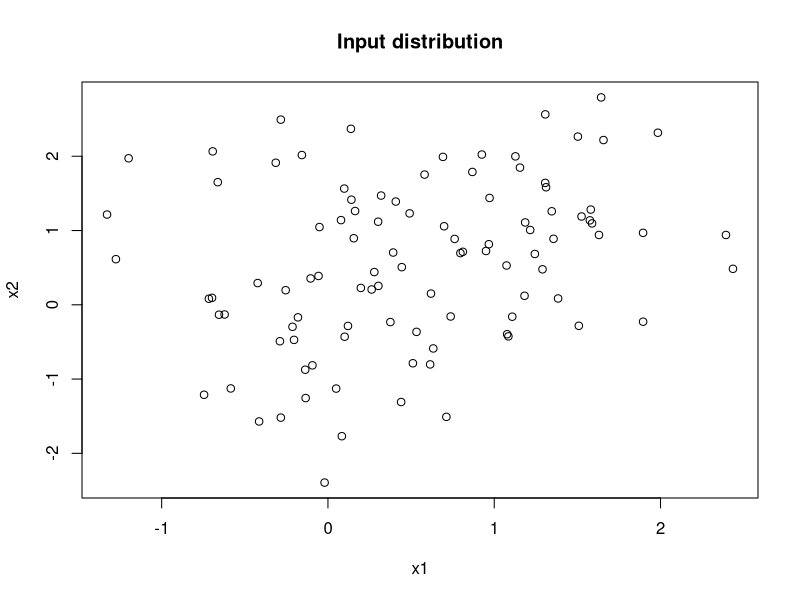
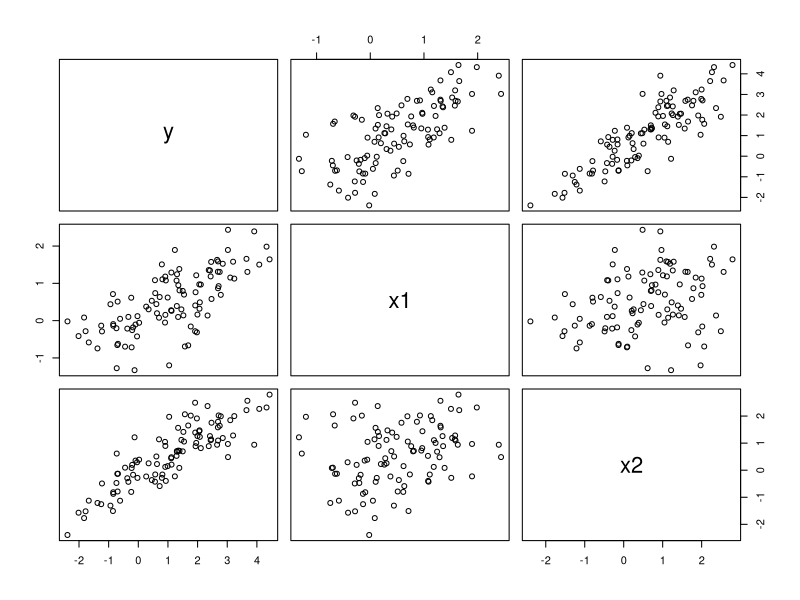
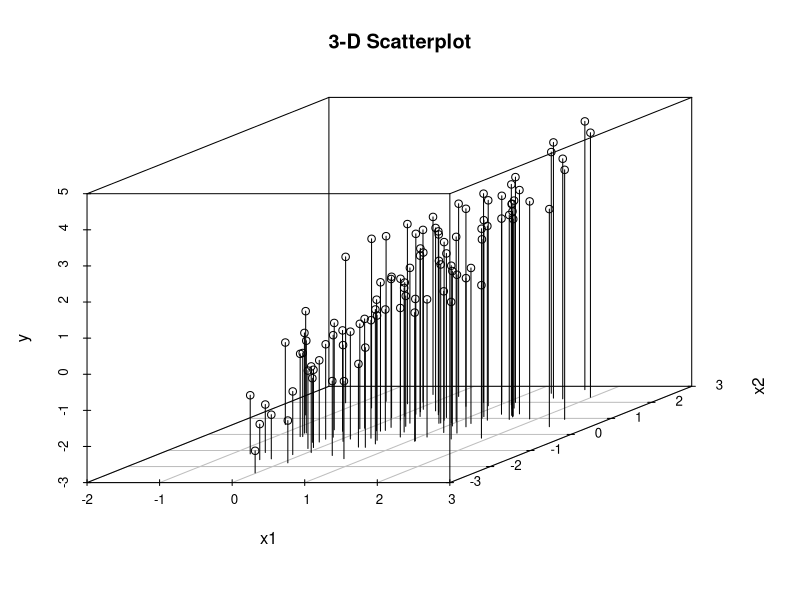
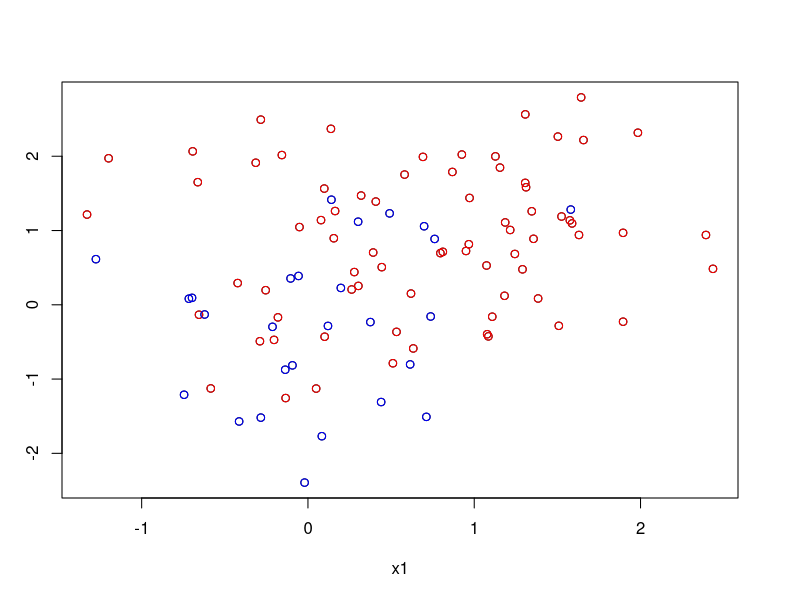
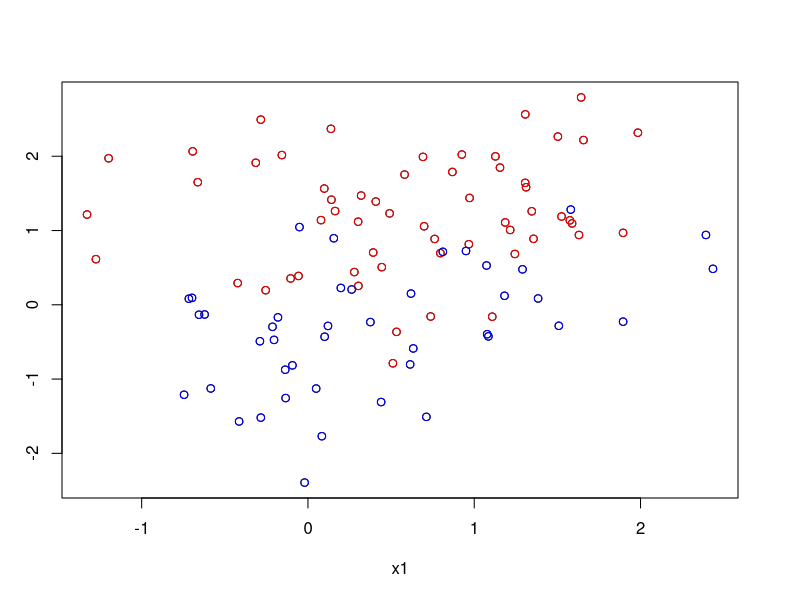

Write the R code that produced these figures, in order. (Note: this script raises an error after producing the figures.)
## ---- chunk 1
rm(list=ls())
library(mvtnorm) ## multivariate normal density and random generator
library(scatterplot3d)
library(rlang)

cols=rep(c("red","green","blue","magenta","black","yellow"),3)


## returns the density of a mixture of gaussians
## if m=1 it returns the gaussian density
dmixture<-function(X, m=3){
  N=NROW(X)
  n<-NCOL(X)
  w=runif(m)
  w=w/sum(w)  
  
  centers=array(rnorm(m*n),c(m,n))
  sds=array(runif(m*n),c(m,n))
  
  dens<-numeric(N)
  for (i in 1:m)
    dens=dens+w[i]*dmvnorm(X,mean=centers[i,],sigma=diag(sds[i,]))
  
  return(dens)
}
## ---- chunk 2
S= 10000 ## number of Monte Carlo trials
## ---- chunk 3
mean(abs(rnorm(S,0,sd=sqrt(2))))
## ---- chunk 4

N= 100 ## size of training set
n= 2 ## input dimension

labels=c(-1,1)  ## labels of the binary classification task
## ---- chunk 5

M=3 ## number of mixture components

Inputs<-function(N,n,m,centers=NULL,sds=NULL){
  ## m : number of mixture components
  
  X=NULL
  W=NULL ## keep strace of which component was sampled
  
  
  w=runif(m)
  w=w/sum(w)  
  
  if (is.null(centers))
    centers=array(rnorm(m*n),c(m,n))
  if (is.null(sds))
    sds=array(runif(m*n),c(m,n))
  
  
  for (i in 1:N){
    whichm=sample(1:m,1,prob=w)
    W=c(W,whichm)
    X=rbind(X,rmvnorm(1,mean=centers[whichm,],sigma=diag(sds[m,])))
    
  }
  
  return(list(X=X,W=W,centers=centers,sds=sds))
}


## ---- chunk 6

condexp<-function(X){
  n=NCOL(X)
  if (n==1){
    f=sin(2*pi*(X[,1])) ## put here your own function
  }
  if (n==2){
    f=((X[,1]+X[,2])) ## put here your own function
    f=(X[,1]^2+X[,2]^2+X[,1]*X[,2])
    f=(X[,1]+X[,2])
  }
  return(f)
}


## ---- chunk 7
Inp=Inputs(N,n,M)
X=Inp$X
## ---- chunk 8

sdw=0.25  ## conditional variance (or noise variance)

Y=condexp(X)+rnorm(N,sd=sdw)

Dr=data.frame(cbind(Y,X))
colnames(Dr)<-c("y",paste("x",1:n,sep=""))

## ---- chunk 9

logit<-function(p){
  exp(p)/(1+exp(p))
}

sampler <- function(w) {
  sample(labels, 1, prob=c(w,1-w))
}

condpro=logit(condexp(X))
Y=unlist(lapply(condpro, sampler))
Dc=data.frame(cbind(Y,X))
colnames(Dc)<-c("y",paste("x",1:n,sep=""))

## ---- chunk 10

P1=0.5
P2=1-P1
cond1=dmixture(X,m=1)
cond2=dmixture(X,m=1)

condpro=cond1*P1/(cond1*P1+cond2*P2)
Y=unlist(lapply(condpro, sampler))
Dc2=data.frame(cbind(Y,X))
colnames(Dc2)<-c("y",paste("x",1:n,sep=""))

## ---- chunk 11
#ggplot(data = D, aes(x=x1,y=y))+geom_point()
if (n==2){
  plot(Dr$x1,Dr$x2,xlab="x1",ylab="x2", main="Input distribution")
  
}
## ---- chunk 12



pairs(Dr)


with(Dr, {
  scatterplot3d(x = x1,
                y = x2, 
                z = y,
                type = "h",
                main="3-D Scatterplot")
})

#library(plotly)
#fig<-plot_ly(data=Dr, x=~x1,y=~x2, z=~y,type="scatter3d", mode="markers")
#fig



## ---- chunk 13

plot(Dc$x1,Dc$x2,xlab="x1",ylab="x2")
for (class in labels){
  w=which(Dc$y==class)
  points(Dc$x1[w],Dc$x2[w],col=cols[class+2])
}


plot(Dc2$x1,Dc2$x2,xlab="x1",ylab="x2")
for (class in labels){
  w=which(Dc2$y==class)
  points(Dc2$x1[w],Dc2$x2[w],col=cols[class+2])
}

## ---- chunk 14

lslearn0<-function(D,Xts){
  
  Nts=NROW(Xts)
  Xtr<-cbind(D$x1,D$x2)
  Ytr<-D$y
  Yhat=numeric(Nts)+mean(Y)
  return(Yhat)
}


## ---- chunk 15

lslearn1<-function(D,Xts){
  lambda=0.001
  Ntr=NROW(D)
  Nts=NROW(Xts)
  Xtr<-cbind(numeric(Ntr)+1,D$x1)
  Xts<-cbind(numeric(Nts)+1,Xts[,1])
  Ytr<-D$y
  betahat<-solve(t(Xtr)%*%Xtr+lambda*diag(NCOL(Xtr)))%*%t(Xtr)%*%Ytr
  Yhat=Xts%*%betahat
  return(Yhat)
}
## ---- chunk 16

lslearn2<-function(D,Xts){
  Ntr=NROW(D)
  Nts=NROW(Xts)
  Xtr<-cbind(numeric(Ntr)+1,D$x1,D$x2)
  Xts<-cbind(numeric(Nts)+1,Xts)
  Ytr<-D$y
  betahat<-solve(t(Xtr)%*%Xtr)%*%t(Xtr)%*%Ytr
  Yhat=Xts%*%betahat
  return(Yhat)
}
## ---- chunk 17

lslearn3<-function(D,Xts){
  Ntr=NROW(D)
  Nts=NROW(Xts)
  Xtr<-cbind(numeric(Ntr)+1,D$x1,D$x2,D$x1^2,D$x2^2,D$x1^3,D$x2^3)
  Xts<-cbind(numeric(Nts)+1,Xts,Xts^2,Xts^3)
  Ytr<-D$y
  betahat<-solve(t(Xtr)%*%Xtr)%*%t(Xtr)%*%Ytr
  Yhat=Xts%*%betahat
  return(Yhat)
}
## ---- chunk 18

Inp=Inputs(S,n,M,Inptr$centers,Inptr$sds)
Xts=Inp$X
Yts=condexp(Xts)+rnorm(N,sd=sdw)


## ---- chunk 19
learner="lslearn0" ## put the learner you want to assess
## ---- chunk 20

Yhat<-exec(learner,Dr,Xts)

RISK= mean((Yts-Yhat)^2)

cat("Learner=",learner, ":\n Functional Risk=",RISK, "\n")

## ---- chunk 21
learner="lslearn0" ## put the learner you want to assess

EEN=NULL
YhatN<-NULL
EN<-NULL

Inpts=Inputs(S,n,M)
Inpts=Inputs(S,n,M,Inpts$centers,Inpts$sds)
Xts=Inpts$X
fts=condexp(Xts)

for (s in 1:100){
  Inp=Inputs(N,n,M,Inpts$centers,Inpts$sds)
  Xtr=Inp$X   
  Ytr=condexp(Xtr)+rnorm(N,sd=sdw)
  Dr=data.frame(cbind(Ytr,Xtr))  ## generation training set 
  
  Yts=fts+rnorm(NROW(Xts),sd=sdw) ## generation test set 
  colnames(Dr)<-c("y",paste("x",1:n,sep=""))
  
  Yhat<-exec(learner,Dr,Xts)  ## prediction in test set
  
  
  YhatN<-cbind(YhatN,Yhat)
  EN<-cbind(EN,Yhat-fts)
  EEN=cbind(EEN,(Yts-Yhat))

}

MSEx=apply(EEN^2,1,mean) ## MSE(x): MSE for test inputs
MISE=mean(MSEx)

Bx=apply(EN^2,1,mean) ## B(x): squared bias for test inputs
B2= mean(Bx) ## Expectation over x of B(x)

V2x=apply(YhatN,1,var) ## VAR(x): variance for test inputs
V2= mean(V2x) ## Expectation over x of VAR(x)


cat("Learner=",learner, ":\n MISE=",MISE,"\n Bias^2=",B2,"Variance=",V2,
    "Bias^2+Variance+Noise=", B2+V2+sdw^2,"\n")
